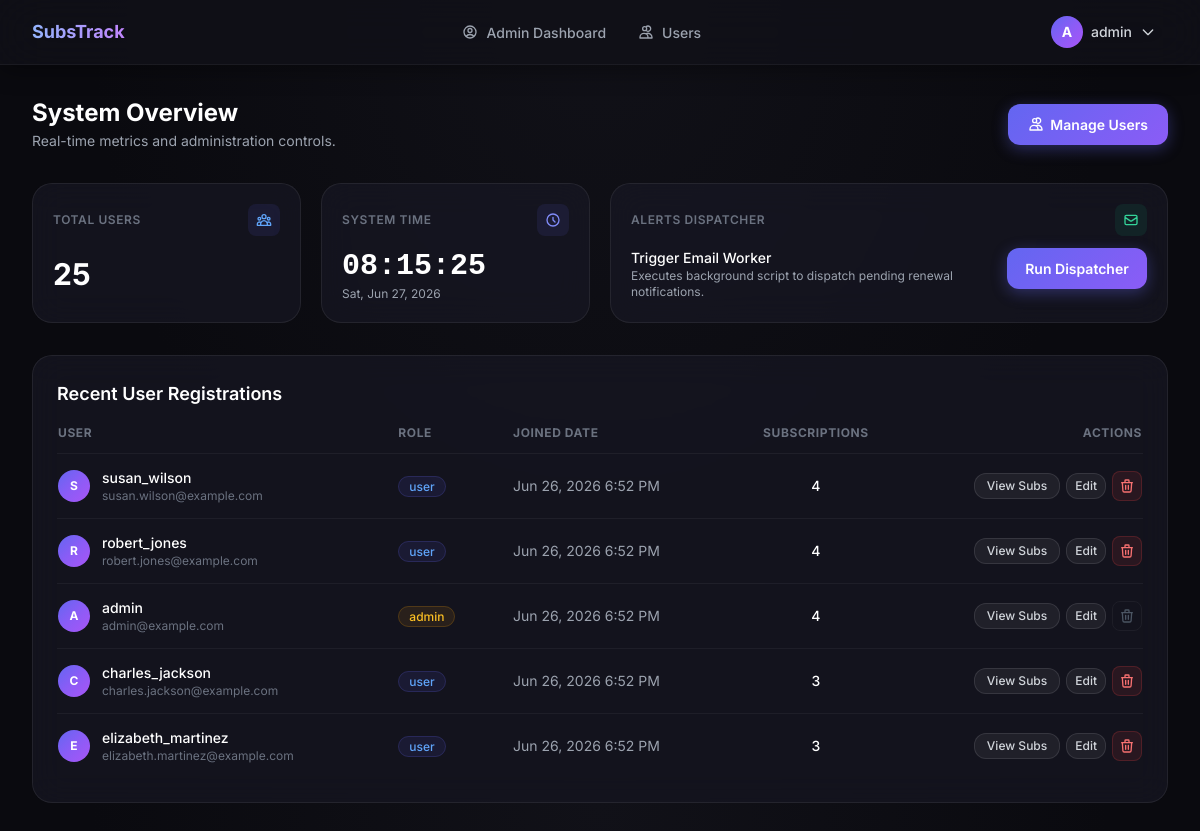
Screenshot of /admin (signed in) with the database file from the repository.
### tables this page shows
CREATE TABLE IF NOT EXISTS users (
    id           INT UNSIGNED    NOT NULL AUTO_INCREMENT,
    username     VARCHAR(50)     NOT NULL,
    email        VARCHAR(150)    NOT NULL,
    password     VARCHAR(255)    NOT NULL,
    role         ENUM('admin','user') NOT NULL DEFAULT 'user',
    created_at   TIMESTAMP       NOT NULL DEFAULT CURRENT_TIMESTAMP,
    updated_at   TIMESTAMP       NOT NULL DEFAULT CURRENT_TIMESTAMP ON UPDATE CURRENT_TIMESTAMP,
    PRIMARY KEY (id),
    UNIQUE KEY uq_users_email    (email),
    UNIQUE KEY uq_users_username (username)
);

### controllers/AdminController.php (called while the page is built, shortened)
<?php
require_once dirname(__DIR__) . '/models/User.php';
require_once dirname(__DIR__) . '/models/Subscription.php';
require_once __DIR__ . '/Session.php';
class AdminController
{
    private User $userModel;
    private Subscription $subModel;
    public function __construct()
    {
        $this->userModel = new User();
        $this->subModel  = new Subscription();
    }
    public function dashboard(): void
    {
        $stats = [
            'total_users'         => $this->userModel->getCount(),
            'total_subscriptions' => $this->subModel->getTotalCount(),
            'active_subscriptions' => $this->subModel->getTotalActiveCount(),
            'global_monthly_spend' => $this->subModel->getGlobalMonthlySpend(),
        ];
        $recentUsers = $this->userModel->getRecentUsers(5);
        require_once dirname(__DIR__) . '/views/admin/dashboard.php';
    }
}

### config/database.php (called while the page is built, shortened)
<?php
class Database
{
    private static ?PDO $instance = null;
    public static function getInstance(): PDO
    {
        if (self::$instance === null) {
            $host    = $_ENV['DB_HOST']    ?? '127.0.0.1';
            $port    = $_ENV['DB_PORT']    ?? '3306';
            $dbname  = $_ENV['DB_NAME']    ?? 'subscription_tracker';
            $user    = $_ENV['DB_USER']    ?? 'root';
            $pass    = $_ENV['DB_PASS']    ?? '';
            $charset = $_ENV['DB_CHARSET'] ?? 'utf8mb4';
            $dsn = "mysql:host={$host};port={$port};dbname={$dbname};charset={$charset}";
            $options = [
                PDO::ATTR_ERRMODE            => PDO::ERRMODE_EXCEPTION,
                PDO::ATTR_DEFAULT_FETCH_MODE => PDO::FETCH_ASSOC,
                PDO::ATTR_EMULATE_PREPARES   => false,
                PDO::MYSQL_ATTR_FOUND_ROWS   => true,
                PDO::ATTR_TIMEOUT            => 5,
            ];
            try {
                self::$instance = new PDO($dsn, $user, $pass, $options);
            } catch (PDOException $e) {
                error_log('[Database] Connection failed: ' . $e->getMessage());
                die(json_encode(['error' => 'Database connection failed. Please try again later.']));
            }
        }
        return self::$instance;
    }
}

### models/User.php (called while the page is built, shortened)
<?php
require_once dirname(__DIR__) . '/config/database.php';
class User
{
    private PDO $db;
    public function __construct()
    {
        $this->db = Database::getInstance();
    }
    public function getCount(): int
    {
        $stmt = $this->db->prepare('SELECT COUNT(*) FROM users');
        $stmt->execute();
        return (int) $stmt->fetchColumn();
    }
    public function getRecentUsers(int $limit = 5): array
    {
        $stmt = $this->db->prepare(
            'SELECT u.id, u.username, u.email, u.role, u.created_at, COUNT(s.id) AS subscription_count
             FROM users u
             LEFT JOIN subscriptions s ON u.id = s.user_id
             GROUP BY u.id
             ORDER BY u.created_at DESC
             LIMIT ?'
        );
        $stmt->bindValue(1, $limit, PDO::PARAM_INT);
        $stmt->execute();
        return $stmt->fetchAll();
    }
}

### models/Subscription.php (called while the page is built, shortened)
<?php
require_once dirname(__DIR__) . '/config/database.php';
class Subscription
{
    private PDO $db;
    public function __construct()
    {
        $this->db = Database::getInstance();
    }
    public function getTotalCount(): int
    {
        $stmt = $this->db->prepare('SELECT COUNT(*) FROM subscriptions');
        $stmt->execute();
        return (int) $stmt->fetchColumn();
    }
    public function getTotalActiveCount(): int
    {
        $stmt = $this->db->prepare("SELECT COUNT(*) FROM subscriptions WHERE status = 'active'");
        $stmt->execute();
        return (int) $stmt->fetchColumn();
    }
    public function getGlobalMonthlySpend(): float
    {
        $stmt = $this->db->prepare("SELECT cost, billing_cycle FROM subscriptions WHERE status = 'active'");
        $stmt->execute();
        $rows = $stmt->fetchAll();
        $total = 0.0;
        foreach ($rows as $row) {
            $divisor = self::CYCLES[$row['billing_cycle']] ?? 1;
            $total  += (float) $row['cost'] / $divisor;
        }
        return round($total, 2);
    }
}

### controllers/Session.php (called while the page is built, shortened)
<?php
class Session
{
    public static function get(string $key, mixed $default = null): mixed
    {
        return $_SESSION[$key] ?? $default;
    }
}

### views/admin/dashboard.php (the view, shortened to what this page needs)
<?php
$stats           = $stats ?? [];
$recentUsers     = $recentUsers ?? [];
require_once __DIR__ . '/../layout/header.php';
require_once __DIR__ . '/../layout/navbar.php';
$loggedInAdminId = (int) \Session::get('user_id');
?>
<div class="min-h-screen">
    <main class="max-w-7xl mx-auto px-4 sm:px-6 lg:px-8 py-8 space-y-8 animate-slide-up">
        <div class="flex flex-col sm:flex-row sm:items-center sm:justify-between gap-4">
            <div class="flex items-center gap-4">
                <div>
                    <h1 class="text-2xl font-bold text-white">System Overview</h1>
                    <p class="text-gray-400 text-sm mt-0.5">Real-time metrics and administration controls.</p>
                </div>
            </div>
            <div>
                <a href="/admin/users" class="btn-primary">
                    <svg class="w-4 h-4 mr-1.5 inline" fill="none" viewBox="0 0 24 24" stroke="currentColor">
                        <path stroke-linecap="round" stroke-linejoin="round" stroke-width="2" d="M12 4.354a4 4 0 110 5.292M15 21H3v-1a6 6 0 0112 0v1zm0 0h6v-1a6 6 0 00-9-5.197M13 7a3 3 0 11-6 0 3 3 0 016 0z" />
                    </svg>
                    Manage Users
                </a>
            </div>
        </div>
        <div class="grid grid-cols-1 sm:grid-cols-2 lg:grid-cols-4 gap-5">
            <a href="/admin/users" class="glass-card p-5 hover:border-brand-500 hover:shadow-glow hover:-translate-y-0.5 transition-all duration-300 block cursor-pointer">
                <div class="flex items-center justify-between mb-5">
                    <span class="text-xs font-semibold text-gray-500 uppercase tracking-wider">Total Users</span>
                    <div class="w-8 h-8 rounded-lg bg-brand-500/10 flex items-center justify-center text-brand-400">
                    </div>
                </div>
                <p class="text-3xl font-bold text-white"><?= number_format($stats['total_users']) ?></p>
            </a>
            <div class="glass-card p-5 transition-all duration-300">
                <div class="flex items-center justify-between mb-3">
                    <span class="text-xs font-semibold text-gray-500 uppercase tracking-wider">System Time</span>
                    <div class="w-8 h-8 rounded-lg bg-indigo-500/10 flex items-center justify-center text-indigo-400">
                        <svg class="w-4 h-4" fill="none" viewBox="0 0 24 24" stroke="currentColor">
                            <path stroke-linecap="round" stroke-linejoin="round" stroke-width="2" d="M12 8v4l3 3m6-3a9 9 0 11-18 0 9 9 0 0118 0z" />
                        </svg>
                    </div>
                </div>
                <div class="flex flex-col">
                    <p id="digital-clock" class="text-3xl font-bold text-white font-mono">--:--:--</p>
                    <p id="digital-date" class="text-xs text-gray-400 mt-0.5">Loading date...</p>
                </div>
            </div>
            <div class="glass-card p-5 transition-all duration-300 sm:col-span-2">
                <div class="flex items-center justify-between mb-3">
                    <span class="text-xs font-semibold text-gray-500 uppercase tracking-wider">Alerts Dispatcher</span>
                    <div class="w-8 h-8 rounded-lg bg-emerald-500/10 flex items-center justify-center text-emerald-400">
                        <svg class="w-4 h-4" fill="none" viewBox="0 0 24 24" stroke="currentColor">
                            <path stroke-linecap="round" stroke-linejoin="round" stroke-width="2" d="M3 8l7.89 5.26a2 2 0 002.22 0L21 8M5 19h14a2 2 0 002-2V7a2 2 0 00-2-2H5a2 2 0 00-2 2v10a2 2 0 002 2z" />
                        </svg>
                    </div>
                </div>
                <div class="flex flex-col sm:flex-row sm:items-start justify-between gap-4">
                    <div>
                        <p class="text-sm font-medium text-white">Trigger Email Worker</p>
                        <p class="text-xs text-gray-400">Executes background script to dispatch pending renewal notifications.</p>
                    </div>
                    <button id="trigger-worker-btn" class="btn-primary flex items-center justify-center gap-2 whitespace-nowrap self-start sm:self-auto min-w-[140px]">
                        <span id="btn-text">Run Dispatcher</span>
                    </button>
                </div>
            </div>
        </div>
        <div class="glass-card p-6">
            <h2 class="text-lg font-semibold text-white mb-4">Recent User Registrations</h2>
            <?php if (empty($recentUsers)): ?>
                <p class="text-gray-500 text-sm py-4">No users registered in the system.</p>
            <?php else: ?>
                <div class="overflow-x-auto">
                    <table class="w-full text-left border-collapse">
                        <thead>
                            <tr class="border-b border-white/5 text-xs text-gray-500 uppercase tracking-wider font-semibold">
                                <th class="pb-3 pr-4">User</th>
                                <th class="pb-3 px-4">Role</th>
                                <th class="pb-3 px-4">Joined Date</th>
                                <th class="pb-3 px-4 text-center">Subscriptions</th>
                                <th class="pb-3 pl-4 text-right">Actions</th>
                            </tr>
                        </thead>
                        <tbody class="divide-y divide-white/5 text-sm">
                            <?php foreach ($recentUsers as $u): ?>
                                <tr>
                                    <td class="py-3.5 pr-4 flex items-center gap-3">
                                        <div class="w-8 h-8 rounded-full bg-gradient-brand flex items-center justify-center text-xs font-bold text-white">
                                            <?= strtoupper(substr($u['username'], 0, 1)) ?>
                                        </div>
                                        <div>
                                            <p class="font-medium text-white"><?= htmlspecialchars($u['username'], ENT_QUOTES) ?></p>
                                            <p class="text-xs text-gray-500"><?= htmlspecialchars($u['email'], ENT_QUOTES) ?></p>
                                        </div>
                                    </td>
                                    <td class="py-3.5 px-4">
                                        <span class="text-xs font-medium px-2.5 py-0.5 rounded-full border <?= $u['role'] === 'admin' ? 'bg-amber-500/10 border-amber-500/20 text-amber-400' : 'bg-brand-500/10 border-brand-500/20 text-brand-400' ?>">
                                            <?= htmlspecialchars($u['role'], ENT_QUOTES) ?>
                                        </span>
                                    </td>
                                    <td class="py-3.5 px-4 text-gray-400">
                                        <?= date('M j, Y g:i A', strtotime($u['created_at'])) ?>
                                    </td>
                                    <td class="py-3.5 px-4 text-center text-white font-medium">
                                        <?= $u['subscription_count'] ?>
                                    </td>
                                    <td class="py-3.5 pl-4 text-right">
                                        <div class="flex items-center justify-end gap-1.5">
                                            <a href="/admin/users/<?= $u['id'] ?>/subscriptions" class="btn-secondary py-1 px-3 text-xs">View Subs</a>
                                            <a href="/admin/users/<?= $u['id'] ?>/edit" class="btn-secondary py-1 px-2 text-xs">Edit</a>
                                            <?php if ($u['id'] !== $loggedInAdminId): ?>
                                                <form method="POST" action="/admin/users/<?= $u['id'] ?>/delete"
                                                    class="inline-block delete-confirm-form"
                                                    data-confirm="Are you sure you want to permanently delete user &quot;<?= htmlspecialchars($u['username'], ENT_QUOTES) ?>&quot;?<br/><br/>This will also cascade delete all subscriptions and email alerts for this account!">
                                                    <button type="submit"
                                                        class="flex items-center justify-center p-1.5 rounded-lg bg-red-500/10 hover:bg-red-500/20 text-red-400 border border-red-500/20 hover:border-red-500/40 transition-all duration-200"
                                                        title="Delete User">
                                                        <svg class="w-4 h-4" fill="none" viewBox="0 0 24 24" stroke="currentColor">
                                                            <path stroke-linecap="round" stroke-linejoin="round" stroke-width="2" d="M19 7l-.867 12.142A2 2 0 0116.138 21H7.862a2 2 0 01-1.995-1.858L5 7m5 4v6m4-6v6m1-10V4a1 1 0 00-1-1h-4a1 1 0 00-1 1v3M4 7h16" />
                                                        </svg>
                                                    </button>
                                                </form>
                                            <?php else: ?>
                                                <span class="p-1.5 text-gray-600 cursor-not-allowed border border-white/5 rounded-lg" title="Cannot delete yourself">
                                                    <svg class="w-4 h-4" fill="none" viewBox="0 0 24 24" stroke="currentColor">
                                                        <path stroke-linecap="round" stroke-linejoin="round" stroke-width="2" d="M19 7l-.867 12.142A2 2 0 0116.138 21H7.862a2 2 0 01-1.995-1.858L5 7m5 4v6m4-6v6m1-10V4a1 1 0 00-1-1h-4a1 1 0 00-1 1v3M4 7h16" />
                                                    </svg>
                                                </span>
                                            <?php endif; ?>
                                        </div>
                                    </td>
                                </tr>
                            <?php endforeach; ?>
                        </tbody>
                    </table>
                </div>
            <?php endif; ?>
        </div>
    </main>
</div>
<?php require_once __DIR__ . '/../layout/footer.php'; ?>

### rows the page displays
users: username "S", username "susan_wilson", email "susan.wilson@example.com", role "user", created_at "Jun 26, 2026 6:52 PM", subscription_count "4"
users: username "R", username "robert_jones", email "robert.jones@example.com", role "user", created_at "Jun 26, 2026 6:52 PM", subscription_count "4"
users: username "A", username "admin", email "admin@example.com", role "admin", created_at "Jun 26, 2026 6:52 PM", subscription_count "4"
users: username "C", username "charles_jackson", email "charles.jackson@example.com", role "user", created_at "Jun 26, 2026 6:52 PM", subscription_count "3"
users: username "E", username "elizabeth_martinez", email "elizabeth.martinez@example.com", role "user", created_at "Jun 26, 2026 6:52 PM", subscription_count "3"

### other values shown
substr($currentUsername, 0, 1) "A"
$currentUsername "admin"
$stats['total_users'] "25"
